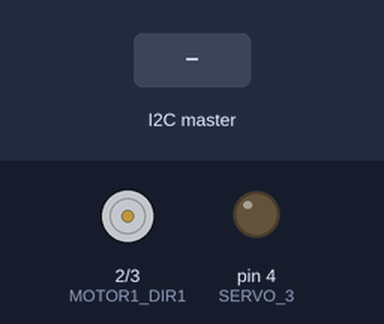
Simulated run of this sketch. Board: Arduino Uno, built with avr-gcc and run on an emulated ATmega328P. On the bench: motor-driver pin pairs drawn as motors (green arrow = first pin HIGH = forward, orange = second pin HIGH = backward, longer = more drive, scaled by the enable pin), output pins drawn as LEDs (lit = HIGH). The inputs (shaded band) are chosen by the test bench.

Above: at 1.2 s.
1.3 s: the I2C master sends the byte 1
At 1.42 s:
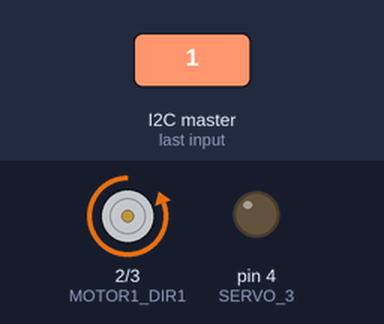
3.1 s: the I2C master sends the byte 1
At 3.36 s:
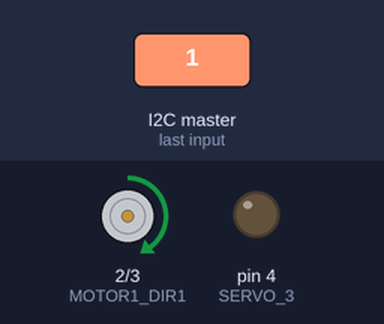
Timing chart, 0 to 6.1 s (numbered marks = the images above; inputs shaded):
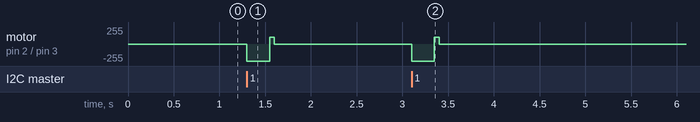

The sketch:

motorMove.ino
```cpp
#include <Servo.h>
#include <Wire.h>

int MOTOR1_DIR1 = 2;
int MOTOR1_DIR2 = 3;
int MOTOR1_SPEED = 9;

int SERVO_1 = 0;
int SERVO_2 = 1;
int SERVO_3 = 4;

int x;

bool active = false;

void setup() {

  Serial.begin(9600);


  pinMode(SERVO_1, OUTPUT);
  pinMode(SERVO_2, OUTPUT);
  pinMode(SERVO_3, OUTPUT);

  pinMode(MOTOR1_DIR1, OUTPUT);
  pinMode(MOTOR1_DIR2, OUTPUT);
  pinMode(MOTOR1_SPEED, OUTPUT);


  Wire.begin(9);

  Wire.onReceive(receiveEvent);
  //
}

void receiveEvent(int bytes) {
  x = Wire.read();
}

void moveLeftTime(int time, int speed) {
  moveLeft(speed);
  delay(time);
  moveRight(100);
  delay(50);
  stopMotors();
}

void moveRightTime(int time, int speed) {
  moveRight(speed);
  delay(time);
  moveLeft(100);
  delay(50);
  stopMotors();
}

void moveLeft(int speed) {
    analogWrite(MOTOR1_SPEED, speed);
    digitalWrite(MOTOR1_DIR1, LOW);
    digitalWrite(MOTOR1_DIR2, HIGH);
}

void moveRight(int speed) {
    analogWrite(MOTOR1_SPEED, speed);
    digitalWrite(MOTOR1_DIR1, HIGH);
    digitalWrite(MOTOR1_DIR2, LOW);
}

void stopMotors() {
    analogWrite(MOTOR1_SPEED, 0);
    digitalWrite(MOTOR1_DIR1, LOW);
    digitalWrite(MOTOR1_DIR2, HIGH);
}


void loop() {
  if(x == 4) {
    moveRightTime(4900, 255);
    delay(1500);
    moveLeftTime(1750, 255);
    x = 0;
  }

  if(x == 1) {
    moveLeftTime(250, 255);
    x = 0;
  }
}
```

Measured:
- after the input at 1.3 s, motor on pin 2 (MOTOR1_DIR1) / pin 3 (MOTOR1_DIR2): stopped → backward 255/255 at once, → stopped 0.25 s later
- after the input at 3.1 s, motor on pin 2 (MOTOR1_DIR1) / pin 3 (MOTOR1_DIR2): stopped → backward 255/255 at once, → stopped 0.25 s later
